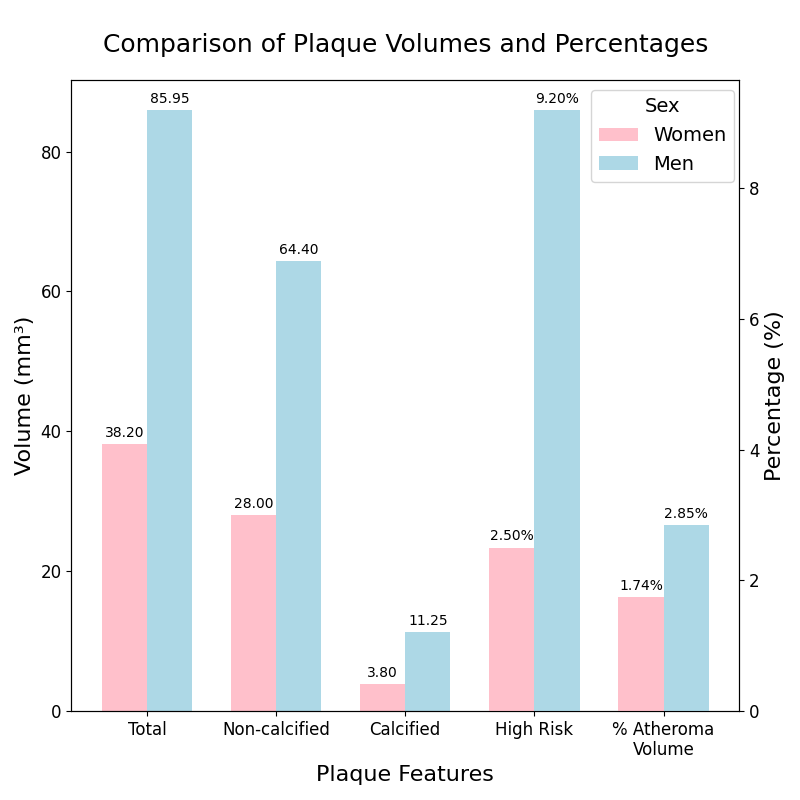

Write Python code to recreate this figure.
import pandas as pd
import matplotlib.pyplot as plt
import numpy as np

# Data from the first graph (Volumes)
data_vol = {
    'Feature': ['Total', 'Non-calcified', 'Calcified'],
    'Women': [38.2, 28, 3.8],
    'Men': [85.95, 64.4, 11.25]
}
df_vol = pd.DataFrame(data_vol).set_index('Feature')

# Data from the second graph (Percentages)
data_pct = {
    'Feature': ['High Risk', '% Atheroma\nVolume'],
    'Women': [2.5, 1.74],
    'Men': [9.2, 2.85]
}
df_pct = pd.DataFrame(data_pct).set_index('Feature')

# Combine feature names for the x-axis
features = list(df_vol.index) + list(df_pct.index)
x = np.arange(len(features))  # the label locations

# Bar width
width = 0.35

# Define colors
color_women = 'pink'
color_men = 'lightblue'

# Set font sizes
title_fontsize = 18
label_fontsize = 16
legend_fontsize = 14
tick_fontsize = 12
bar_label_fontsize = 10 # Slightly smaller for potentially crowded bars

# Create figure and primary axes
fig, ax1 = plt.subplots(figsize=(8, 8)) # Adjusted size slightly for 5 features

# --- Plot Volume Data on Primary Axis (ax1) ---
women_vol = df_vol['Women'].values
men_vol = df_vol['Men'].values
x_vol = np.arange(len(df_vol)) # Positions for volume features [0, 1, 2]

rects1_vol = ax1.bar(x_vol - width/2, women_vol, width, label='Women', color=color_women)
rects2_vol = ax1.bar(x_vol + width/2, men_vol, width, label='Men', color=color_men)

# Set primary y-axis label and color
ax1.set_ylabel('Volume (mm³)', color='black', fontsize=label_fontsize)
ax1.tick_params(axis='y', labelcolor='black', labelsize=tick_fontsize)
ax1.set_xlabel('Plaque Features', fontsize=label_fontsize)

# --- Create Secondary Axis (ax2) ---
ax2 = ax1.twinx()  # instantiate a second axes that shares the same x-axis

# --- Plot Percentage Data on Secondary Axis (ax2) ---
women_pct = df_pct['Women'].values
men_pct = df_pct['Men'].values
# Positions for percentage features [3, 4] on the shared x-axis scale
x_pct = np.arange(len(df_vol), len(features))

rects1_pct = ax2.bar(x_pct - width/2, women_pct, width, color=color_women)
rects2_pct = ax2.bar(x_pct + width/2, men_pct, width, color=color_men)

# Set secondary y-axis label and color
ax2.set_ylabel('Percentage (%)', color='black', fontsize=label_fontsize)
ax2.tick_params(axis='y', labelcolor='black', labelsize=tick_fontsize)
# Ensure secondary y-axis doesn't use scientific notation if values are small
# ax2.ticklabel_format(style='plain', axis='y')


# --- Configure Combined X-axis ---
ax1.set_xticks(x)
ax1.set_xticklabels(features, rotation=0, ha='center')
ax1.tick_params(axis='x', labelsize=tick_fontsize)


# --- Title and Legend ---
plt.title('Comparison of Plaque Volumes and Percentages', fontsize=title_fontsize, pad=20) # Added padding

# Create a single combined legend
# Get handles and labels from ax1 (ax2 uses same colors/labels conceptually)
handles, labels = ax1.get_legend_handles_labels()
fig.legend(handles, labels, title='Sex', loc='upper right', bbox_to_anchor=(0.93, 0.90), fontsize=legend_fontsize, title_fontsize=legend_fontsize)


# --- Add Bar Labels ---
ax1.bar_label(rects1_vol, padding=3, fmt='%.2f', fontsize=bar_label_fontsize)
ax1.bar_label(rects2_vol, padding=3, fmt='%.2f', fontsize=bar_label_fontsize)

ax2.bar_label(rects1_pct, padding=3, fmt='%.2f%%', fontsize=bar_label_fontsize)
ax2.bar_label(rects2_pct, padding=3, fmt='%.2f%%', fontsize=bar_label_fontsize)

# --- Layout and Display ---
fig.tight_layout()  # otherwise the right y-label is slightly clipped
# Adjust layout further if needed after tight_layout
plt.subplots_adjust(top=0.9) # Make space for title and legend
plt.savefig('plaque_graph.png', transparent=True)
plt.show()